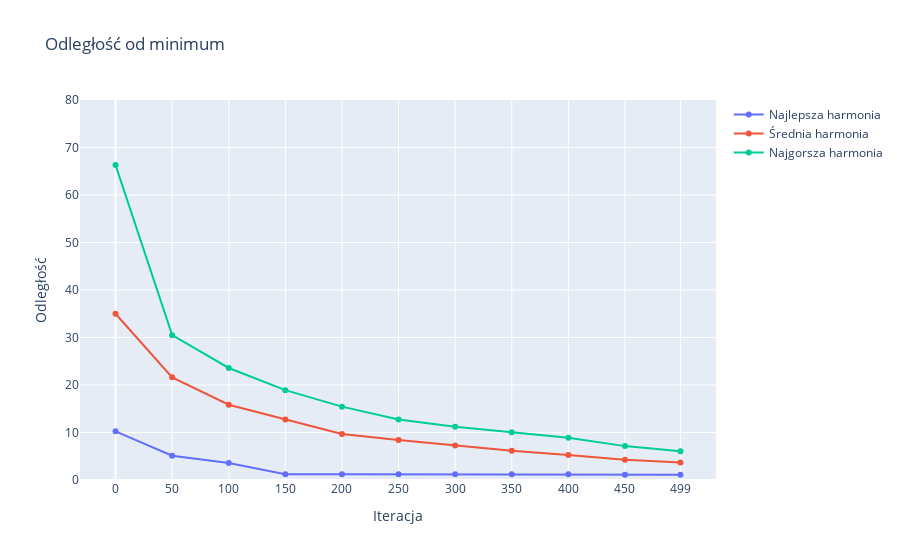

Notebook source saved alongside this figure:
### Code cell
fig = go.Figure()

fig.update_layout(title='Odległość od minimum',
                   xaxis_title='Iteracja',
                   yaxis_title='Odległość',
                     xaxis = dict(
                        tickmode = 'array',
                        tickvals = x,
                        ticktext = x
                    ),
                  yaxis = dict(
                      range=[0, 80]
                  )
                 )

x = [r.iteration for r in results]

best_values = np.array([df.iloc[0,-1] for df in data_frames])
best_values_diffrences_from_optimum = np.abs(best_values - optimum)
fig.add_trace(go.Scatter(x=x, y=best_values_diffrences_from_optimum,
                    mode='lines+markers',
                    name='Najlepsza harmonia'))

means = np.array([df.iloc[:,-1].mean() for df in data_frames])
means_diffrences_from_optimum = np.abs(means - optimum)
fig.add_trace(go.Scatter(x=x, y=means_diffrences_from_optimum,
                    mode='lines+markers',
                    name='Średnia harmonia'))

worst_values = np.array([df.iloc[-1,-1] for df in data_frames])
worst_values_diffrences_from_optimum = np.abs(worst_values - optimum)
fig.add_trace(go.Scatter(x=x, y=worst_values_diffrences_from_optimum,
                    mode='lines+markers',
                    name='Najgorsza harmonia'))
    
image_path = f'{figures_path}/Odleglosc_od_min.png'
# fig.write_image(image_path, scale=3)
fig.show()

### Figure 1 — Plotly figure (JSON) as saved in the notebook; plotly's stock layout.template omitted (floating-point values rounded to 4 significant figures)
{"data": [{"mode": "lines+markers", "name": "Najlepsza harmonia", "type": "scatter", "x": [0, 50, 100, 150, 200, 250, 300, 350, 400, 450, 499], "y": [10.24, 5.107, 3.573, 1.208, 1.208, 1.208, 1.208, 1.208, 1.208, 1.104, 1.104]}, {"mode": "lines+markers", "name": "Średnia harmonia", "type": "scatter", "x": [0, 50, 100, 150, 200, 250, 300, 350, 400, 450, 499], "y": [35.01, 21.61, 15.85, 12.72, 9.699, 8.404, 7.275, 6.166, 5.253, 4.25, 3.666]}, {"mode": "lines+markers", "name": "Najgorsza harmonia", "type": "scatter", "x": [0, 50, 100, 150, 200, 250, 300, 350, 400, 450, 499], "y": [66.3, 30.5, 23.58, 18.92, 15.45, 12.73, 11.21, 10.06, 8.898, 7.132, 6.052]}], "layout": {"title": {"text": "Odległość od minimum"}, "xaxis": {"tickmode": "array", "ticktext": [0, 50, 100, 150, 200, 250, 300, 350, 400, 450, 499], "tickvals": [0, 50, 100, 150, 200, 250, 300, 350, 400, 450, 499], "title": {"text": "Iteracja"}}, "yaxis": {"range": [0, 80], "title": {"text": "Odległość"}}}}
